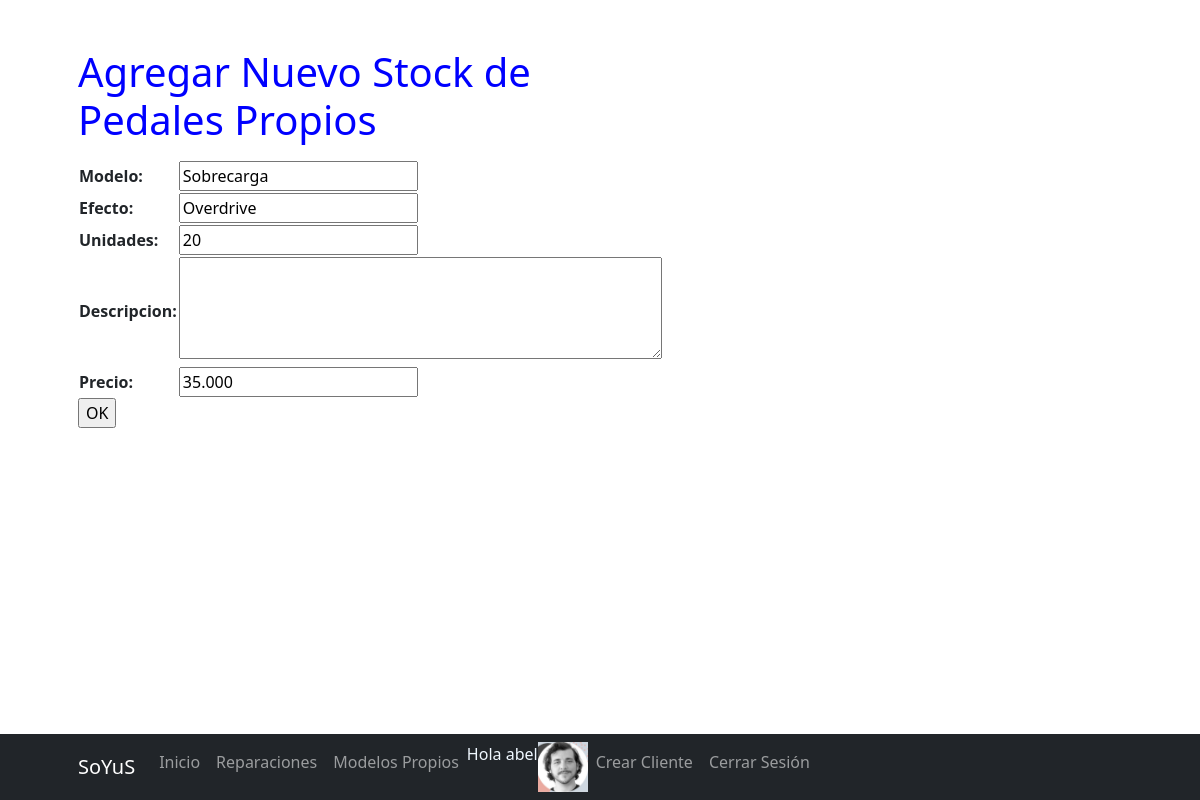
/App1/editar_stockpropio/Sobrecarga (signed in), run on the app's committed database.
### App1/models.py (models this page shows, shortened)
class Avatar(models.Model):
    usuario = models.ForeignKey(User, on_delete=models.CASCADE)
    imagen = models.ImageField(upload_to="avatares", null=True, blank=True)

class StockPropio(models.Model):
    modelo = models.CharField(max_length=50)
    efecto = models.CharField(max_length=50)
    unidades = models.CharField(max_length=20)
    descripcion = models.TextField()
    precio = models.CharField(max_length=20)

### App1/views.py (the view)
# urls.py: path("editar_stockpropio/<modelopropio>", editar_stockpropio, name="Editar_stockpropio"),
@login_required
def editar_stockpropio(request, modelopropio):
    pedalpropio= StockPropio.objects.get(modelo=modelopropio)
    if request.method == "POST":
        formula1 = StockPropio_Formulario(request.POST)
        if formula1.is_valid():
            info = formula1.cleaned_data
            pedalpropio.modelo= info["modelo"]
            pedalpropio.efecto= info["efecto"]
            pedalpropio.unidades= info["unidades"]
            pedalpropio.descripcion= info["descripcion"]
            pedalpropio.precio= info["precio"]
            pedalpropio.save()
            return render(request,"App1/inicio.html")
    else:
         formula1= StockPropio_Formulario(initial={"modelo":pedalpropio.modelo, "efecto":pedalpropio.efecto,
            "unidades":pedalpropio.unidades,"descricion":pedalpropio.descripcion,"precio":pedalpropio.precio})
         return render (request,"App1/editar_stock_propio.html",{"form1":formula1,"modelo": modelopropio})

### App1/forms.py
class StockPropio_Formulario(forms.Form):
    modelo = forms.CharField()
    efecto = forms.CharField()
    unidades = forms.CharField()
    descripcion = forms.CharField(widget=forms.Textarea(attrs={'rows':4, 'cols':50}))
    precio = forms.CharField()

### App1/templates/App1/editar_stock_propio.html
{% extends "App1/padre.html" %}
{% load static %}
{% block titulo %}
Agregar Nuevo Stock de Pedales Propios
{% endblock %}
{%block texto%}
<form action="" method="POST"> {% csrf_token %}
    <table>
            {{form1.as_table}}
    </table>
    <input type="submit" value="OK">
</form>
{% endblock %}

### App1/templates/App1/padre.html (shortened to what this page needs)
<!DOCTYPE html>
<html lang="en">
    <head>
        {% load static %}
        <link href="{% static 'App1/css/styles.css' %}" rel="stylesheet" />
    </head>
    <body>
        <nav class="navbar navbar-expand-lg navbar-dark bg-dark fixed-bottom">
            <div class="container px-4 px-lg-5">
                <a class="navbar-brand" href="https://www.instagram.com/soyus_ar/">SoYuS</a>
                <div class="collapse navbar-collapse" id="navbarResponsive">
                    <ul class="navbar-nav ml-auto">
                        <li class="nav-item active"><a class="nav-link" href="{% url 'Inicio' %}">Inicio</a></li>
                        <li class="nav-item"><a class="nav-link" href="{% url 'FormularioReparacion' %}">Reparaciones</a></li>
                        <li class="nav-item"><a class="nav-link" href="{% url 'StockPropio' %}">Modelos Propios</a></li>
                        {% if request.user.is_authenticated%}
                        <p style="color: aliceblue;"> Hola {{user.username}}  </p>
                        {% with user.avatar_set.first  as miAvatar %}
                        {% if miAvatar %}
                        <img src="{{miAvatar.imagen.url}}" alt="sin imagen" style="max-width: 50px;">
                        {% endif %}
                        {% endwith %}
                        <li class="nav-item"><a class="nav-link" href="{% url 'FormularioCliente' %}">Crear Cliente</a></li>
                        <li class="nav-item"><a class="nav-link" href="{% url 'Logout' %}">Cerrar Sesión</a></li>
                        {% else %}
                        <li class="nav-item"><a class="nav-link" href="{% url 'SignIn' %}"> Registrarse</a></li>
                        <li class="nav-item"><a class="nav-link" href="{% url 'Login' %}">Iniciar Sesión</a></li>
                        {% endif %}
                    </ul>
                </div>
            </div>
        </nav>
        <section>
            <div class="container px-4 px-lg-5">
                <div class="row gx-4 gx-lg-5">
                    <div class="col-lg-6">
                        <h1 class="mt-5" style=color:blue>
                            {% block titulo %}
                            {% endblock %}
                        </h1>
                        <p style="color: darkblue;">
                            {% block texto%}
                            {% endblock %}
                        </p>
                    </div>
                </div>
            </div>
        </section>
    </body>
</html>

### data on the page
Avatar: imagen (picture)
StockPropio: modelo "Sobrecarga", efecto "Overdrive", unidades "20", precio "35.000"

### other printed values
{{ user.username }} "abel"
